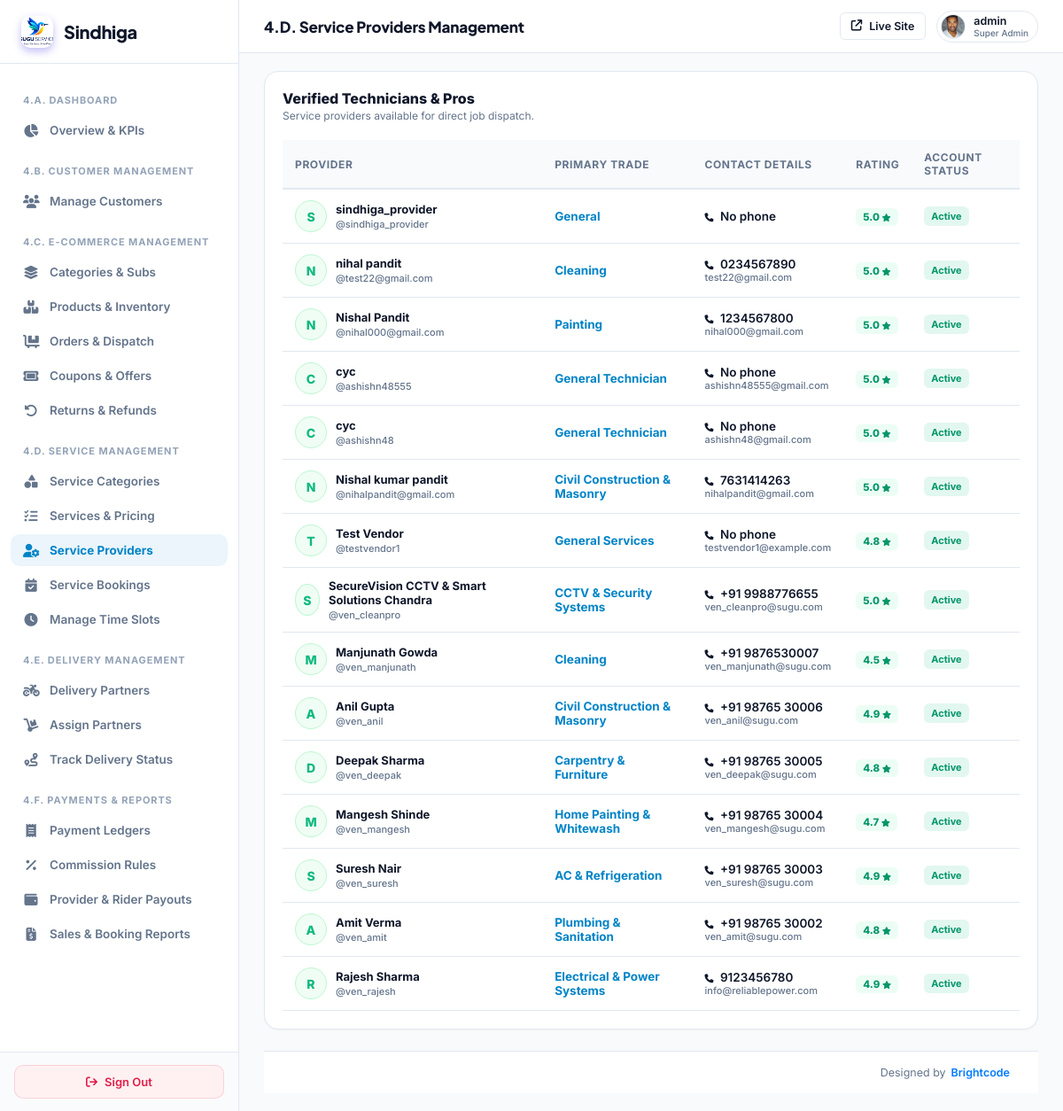
Page /super-admin/services/providers/ (signed in) on the committed database.
### myapp/models.py (models this page shows, shortened)
class CustomUser(AbstractUser):
    ROLE_CHOICES = (
        ('ADMIN', 'Admin'),
        ('SERVICE_PROVIDER', 'Service Provider'),
        ('VENDOR', 'Vendor / Service Provider'),
        ('DELIVERY_PARTNER', 'Delivery Partner'),
        ('CUSTOMER', 'Customer'),
        ('USER', 'User / Customer'),
    )
    role = models.CharField(max_length=25, choices=ROLE_CHOICES, default='CUSTOMER')
    assigned_state = models.CharField(max_length=100, blank=True, null=True, help_text="Assigned State/Territory for Area Admin")
    assigned_city = models.CharField(max_length=100, blank=True, null=True, help_text="Assigned City (optional) for Area Admin")

class UserProfile(models.Model):
    user = models.OneToOneField(CustomUser, on_delete=models.CASCADE, related_name='user_profile')
    phone_number = models.CharField(max_length=20, blank=True, null=True)
    city = models.CharField(max_length=100, blank=True, null=True)
    state = models.CharField(max_length=100, blank=True, null=True)
    profile_image = models.ImageField(upload_to='user_profiles/', null=True, blank=True)

class VendorProfile(models.Model):
    user = models.OneToOneField(CustomUser, on_delete=models.CASCADE, related_name='vendor_profile')
    vendor_code = models.CharField(max_length=50, unique=True, null=True, blank=True)
    mobile = models.CharField(max_length=20, null=True, blank=True)
    company_name = models.CharField(max_length=255, blank=True, null=True)
    category = models.CharField(max_length=500, default='General')
    location = models.CharField(max_length=255)
    VENDOR_TYPE_CHOICES = (
        ('vendor', 'Vendor'),
        ('company', 'Company Vendor'),
    )
    vendor_type = models.CharField(max_length=20, choices=VENDOR_TYPE_CHOICES, default='vendor')
    employee_code = models.CharField(max_length=50, null=True, blank=True)
    employee_details = models.TextField(null=True, blank=True)
    dob = models.DateField(null=True, blank=True)
    gender = models.CharField(max_length=20, null=True, blank=True)
    address = models.TextField(null=True, blank=True)
    city = models.CharField(max_length=100, null=True, blank=True, help_text="Operating city")
    latitude = models.DecimalField(max_digits=9, decimal_places=6, null=True, blank=True, help_text="Vendor location latitude")
    longitude = models.DecimalField(max_digits=9, decimal_places=6, null=True, blank=True, help_text="Vendor location longitude")
    experience = models.IntegerField(default=0)
    id_proof = models.CharField(max_length=100, null=True, blank=True)
    profile_image = models.ImageField(upload_to='vendor_profiles/', null=True, blank=True)
    about = models.TextField(null=True, blank=True)
    rating = models.DecimalField(max_digits=3, decimal_places=1, default=0.0)
    available_bids = models.IntegerField(default=5)
    registered_date = models.DateTimeField(default=timezone.now)
    is_online = models.BooleanField(default=True, help_text="Is vendor currently accepting bookings?")
    working_hours = models.JSONField(
        default=dict,
        blank=True,
        help_text=(
            "Vendor-managed weekly schedule, custom arrival slots, booking limits, "
            "date-specific days off, and unavailable slots."
        ),
    )

### myapp/sindhiga_superadmin_canonical_views.py (the view)
# urls.py: path('super-admin/services/providers/', canon_admin.super_admin_service_providers, name='super_admin_service_providers'),
@user_passes_test(super_admin_check, login_url='/super-admin/login/')
def super_admin_service_providers(request):
    providers_qs = CustomUser.objects.filter(role__in=['SERVICE_PROVIDER', 'VENDOR']).select_related('vendor_profile').order_by('-date_joined')
    return render(request, 'superadmin/service_providers.html', {'providers': providers_qs})

### myapp/sindhiga_superadmin_canonical_views.py (called while the page is built)
def super_admin_check(user):
    return user.is_authenticated and (user.is_superuser or user.is_staff or getattr(user, 'role', '') == 'ADMIN')

### templates/superadmin/service_providers.html (shortened to what this page needs)
{% extends 'superadmin/base.html' %}
{% block header_title %}4.D. Service Providers Management{% endblock %}
{% block content %}
<div class="card" style="padding: 20px;">
  <div style="display: flex; justify-content: space-between; align-items: center; margin-bottom: 20px;">
    <div>
      <h3 style="font-size: 16px; font-weight: 800; color: var(--text-main); margin: 0;">Verified Technicians &amp; Pros</h3>
      <p style="font-size: 12px; color: var(--text-muted); margin: 2px 0 0;">Service providers available for direct job dispatch.</p>
    </div>
  </div>
  <div style="overflow-x: auto;">
    <table class="data-table" style="width: 100%; border-collapse: collapse; font-size: 13px;">
      <thead>
        <tr style="border-bottom: 2px solid var(--border); text-align: left; background: #f8fafc;">
          <th style="padding: 12px 14px; font-weight: 700; color: var(--text-muted);">Provider</th>
          <th style="padding: 12px 14px; font-weight: 700; color: var(--text-muted);">Primary Trade</th>
          <th style="padding: 12px 14px; font-weight: 700; color: var(--text-muted);">Contact Details</th>
          <th style="padding: 12px 14px; font-weight: 700; color: var(--text-muted);">Rating</th>
          <th style="padding: 12px 14px; font-weight: 700; color: var(--text-muted);">Account Status</th>
        </tr>
      </thead>
      <tbody>
        {% for p in providers %}
        <tr style="border-bottom: 1px solid var(--border);">
          <td style="padding: 12px 14px;">
            <div style="display: flex; align-items: center; gap: 10px;">
              <div style="width: 36px; height: 36px; border-radius: 50%; background: #f0fdf4; color: #10b981; border: 1px solid #bbf7d0; display: flex; align-items: center; justify-content: center; font-weight: 800; font-size: 14px;">
                {{ p.first_name|default:p.username|slice:":1"|upper }}
              </div>
              <div>
                <strong style="font-size: 13px; color: var(--text-main); display: block;">{{ p.get_full_name|default:p.username }}</strong>
                <span style="font-size: 11px; color: var(--text-muted);">@{{ p.username }}</span>
              </div>
            </div>
          </td>
          <td style="padding: 12px 14px; font-weight: 700; color: var(--accent);">
            {{ p.vendor_profile.category|default:"General Technician" }}
          </td>
          <td style="padding: 12px 14px;">
            <div style="font-weight: 600; color: var(--text-main);"><i class="fa-solid fa-phone" style="font-size: 10px; margin-right: 4px;"></i> {{ p.vendor_profile.phone_number|default:p.user_profile.phone_number|default:"No phone" }}</div>
            <div style="font-size: 11px; color: var(--text-muted);">{{ p.email }}</div>
          </td>
          <td style="padding: 12px 14px;">
            <span style="background: #ecfdf5; color: #059669; font-weight: 800; font-size: 11.5px; padding: 3px 8px; border-radius: 6px;">
              {{ p.vendor_profile.rating|default:"5.0" }} <i class="fa-solid fa-star" style="font-size: 9px;"></i>
            </span>
          </td>
          <td style="padding: 12px 14px;">
            {% if p.is_active %}
              <span class="badge" style="background: rgba(16,185,129,0.12); color: #059669; padding: 4px 8px; border-radius: 6px; font-weight: 700; font-size: 11px;">Active</span>
            {% else %}
              <span class="badge" style="background: rgba(239,68,68,0.12); color: #dc2626; padding: 4px 8px; border-radius: 6px; font-weight: 700; font-size: 11px;">Suspended</span>
            {% endif %}
          </td>
        </tr>
        {% empty %}
        <tr>
          <td colspan="5" style="text-align: center; padding: 32px; color: var(--text-muted);">No service providers registered yet.</td>
        </tr>
        {% endfor %}
      </tbody>
    </table>
  </div>
</div>
{% endblock %}

### templates/superadmin/base.html (shortened to what this page needs)
{% load static %}
<!DOCTYPE html>
<html lang="en">
<head>
  <link rel="stylesheet" href="https://cdnjs.cloudflare.com/ajax/libs/font-awesome/6.5.2/css/all.min.css">
</head>
<body>
  <aside class="sidebar">
    <a href="{% url 'super_admin_dashboard' %}" class="sidebar-brand">
      <div class="sidebar-brand-icon" style="background:transparent;padding:0;overflow:hidden;display:flex;align-items:center;justify-content:center;">
        <img src="{% static 'images/logo.png' %}" alt="Sindhiga" style="height:36px;width:auto;object-fit:contain;">
      </div>
      <span>Sindhiga</span>
    </a>
    <div class="sidebar-nav">
      <div class="nav-section">4.A. Dashboard</div>
      <a href="{% url 'super_admin_dashboard' %}" class="nav-item {% if request.path == '/super-admin/' %}active{% endif %}">
        <i class="fa-solid fa-chart-pie"></i>
        <span>Overview &amp; KPIs</span>
      </a>
      <div class="nav-section">4.B. Customer Management</div>
      <a href="{% url 'super_admin_customers' %}" class="nav-item {% if '/super-admin/customers' in request.path %}active{% endif %}">
        <i class="fa-solid fa-users"></i>
        <span>Manage Customers</span>
      </a>
      <div class="nav-section">4.C. E-Commerce Management</div>
      <a href="{% url 'super_admin_ecom_categories' %}" class="nav-item {% if '/super-admin/ecom/categories' in request.path %}active{% endif %}">
        <i class="fa-solid fa-layer-group"></i>
        <span>Categories &amp; Subs</span>
      </a>
      <a href="{% url 'super_admin_ecom_products' %}" class="nav-item {% if '/super-admin/ecom/products' in request.path %}active{% endif %}">
        <i class="fa-solid fa-boxes-stacked"></i>
        <span>Products &amp; Inventory</span>
      </a>
      <a href="{% url 'super_admin_ecom_orders' %}" class="nav-item {% if '/super-admin/ecom/orders' in request.path %}active{% endif %}">
        <i class="fa-solid fa-cart-flatbed"></i>
        <span>Orders &amp; Dispatch</span>
      </a>
      <a href="{% url 'super_admin_ecom_coupons' %}" class="nav-item {% if '/super-admin/ecom/coupons' in request.path %}active{% endif %}">
        <i class="fa-solid fa-ticket"></i>
        <span>Coupons &amp; Offers</span>
      </a>
      <a href="{% url 'super_admin_ecom_returns' %}" class="nav-item {% if '/super-admin/ecom/returns' in request.path %}active{% endif %}">
        <i class="fa-solid fa-rotate-left"></i>
        <span>Returns &amp; Refunds</span>
      </a>
      <div class="nav-section">4.D. Service Management</div>
      <a href="{% url 'super_admin_service_categories' %}" class="nav-item {% if '/super-admin/services/categories' in request.path %}active{% endif %}">
        <i class="fa-solid fa-shapes"></i>
        <span>Service Categories</span>
      </a>
      <a href="{% url 'super_admin_service_catalog' %}" class="nav-item {% if '/super-admin/services/catalog' in request.path %}active{% endif %}">
        <i class="fa-solid fa-list-check"></i>
        <span>Services &amp; Pricing</span>
      </a>
      <a href="{% url 'super_admin_service_providers' %}" class="nav-item {% if '/super-admin/services/providers' in request.path %}active{% endif %}">
        <i class="fa-solid fa-user-gear"></i>
        <span>Service Providers</span>
      </a>
      <a href="{% url 'super_admin_service_bookings' %}" class="nav-item {% if '/super-admin/services/bookings' in request.path %}active{% endif %}">
        <i class="fa-solid fa-calendar-check"></i>
        <span>Service Bookings</span>
      </a>
      <a href="{% url 'super_admin_service_time_slots' %}" class="nav-item {% if '/super-admin/services/time-slots' in request.path %}active{% endif %}">
        <i class="fa-solid fa-clock"></i>
        <span>Manage Time Slots</span>
      </a>
      <div class="nav-section">4.E. Delivery Management</div>
      <a href="{% url 'super_admin_delivery_partners' %}" class="nav-item {% if '/super-admin/delivery/partners' in request.path %}active{% endif %}">
        <i class="fa-solid fa-motorcycle"></i>
        <span>Delivery Partners</span>
      </a>
      <a href="{% url 'super_admin_delivery_assignments' %}" class="nav-item {% if '/super-admin/delivery/assignments' in request.path %}active{% endif %}">
        <i class="fa-solid fa-dolly"></i>
        <span>Assign Partners</span>
      </a>
      <a href="{% url 'super_admin_delivery_tracking' %}" class="nav-item {% if '/super-admin/delivery/tracking' in request.path %}active{% endif %}">
        <i class="fa-solid fa-route"></i>
        <span>Track Delivery Status</span>
      </a>
      <div class="nav-section">4.F. Payments &amp; Reports</div>
      <a href="{% url 'super_admin_payments' %}" class="nav-item {% if '/super-admin/payments' in request.path %}active{% endif %}">
        <i class="fa-solid fa-receipt"></i>
        <span>Payment Ledgers</span>
      </a>
      <a href="{% url 'super_admin_commissions' %}" class="nav-item {% if '/super-admin/commissions' in request.path %}active{% endif %}">
        <i class="fa-solid fa-percent"></i>
        <span>Commission Rules</span>
      </a>
      <a href="{% url 'super_admin_payouts' %}" class="nav-item {% if 'payouts' in request.path %}active{% endif %}">
        <i class="fa-solid fa-wallet"></i>
        <span>Provider &amp; Rider Payouts</span>
      </a>
      <a href="{% url 'super_admin_reports' %}" class="nav-item {% if '/super-admin/reports' in request.path %}active{% endif %}">
        <i class="fa-solid fa-file-invoice-dollar"></i>
        <span>Sales &amp; Booking Reports</span>
      </a>
    </div>
    <div class="sidebar-footer">
      <a href="{% url 'logout' %}" class="btn-logout">
        <i class="fa-solid fa-arrow-right-from-bracket"></i>
        <span>Sign Out</span>
      </a>
    </div>
  </aside>
  <main class="main-area">
    <header class="header">
      <div class="header-title">
        {% block header_title %}Control Center{% endblock %}
      </div>
      <div class="header-actions">
        <a href="/" target="_blank" class="btn btn-outline btn-sm" title="Preview Public Site">
          <i class="fa-solid fa-arrow-up-right-from-square"></i>
          <span>Live Site</span>
        </a>
        <div class="admin-profile" style="display: flex; align-items: center; gap: 9px; padding: 3px 10px 3px 4px; background: #ffffff; border-radius: 20px; border: 1px solid #e2e8f0;">
          {% if request.user.user_profile.profile_image %}
            <img src="{{ request.user.user_profile.profile_image.url }}" alt="{{ request.user.username }}" style="width: 28px; height: 28px; border-radius: 50%; object-fit: cover; border: 1px solid #e2e8f0; flex-shrink: 0;">
          {% else %}
            <div class="avatar" style="width: 28px; height: 28px; font-size: 12px; background: #f1f5f9; color: #475569; border: 1px solid #e2e8f0;">
              {{ request.user.username|slice:":1"|upper }}
            </div>
          {% endif %}
          <div style="font-size: 12.5px; font-weight: 600; color: #0f172a; line-height: 1.2;">
            {{ request.user.username }}
            <span style="display: block; font-size: 10px; color: #64748b; font-weight: 500;">Super Admin</span>
          </div>
        </div>
      </div>
    </header>
    <div class="content-wrapper" style="display:flex; flex-direction:column; min-height:calc(100vh - 64px);">
      <div class="content-container" style="flex:1;">
        {% block content %}{% endblock %}
      </div>
      <footer class="superadmin-footer" style="padding:16px 32px; background:#ffffff; border-top:1px solid #e2e8f0; display:flex; justify-content:flex-end; align-items:center; font-size:12.5px; color:#64748b; margin-top:auto;">
        <div style="display:flex; align-items:center; gap:6px;">
          <span>Designed by</span>
          <a href="https://www.brightcodess.com/" target="_blank" rel="noopener noreferrer" style="display:inline-flex; align-items:center; text-decoration:none;">
            <span style="display:none; color:#007bff; font-weight:600;">Brightcode</span>
          </a>
        </div>
      </footer>
    </div>
  </main>
</body>
</html>

### rows in the picture
CustomUser: user.user_profile.profile_image (picture), user.username "admin"
CustomUser: first_name "S", get_full_name "sindhiga_provider", username "sindhiga_provider", vendor_profile.category "General", vendor_profile.phone_number "No phone", vendor_profile.rating "5.0", is_active "Active"
CustomUser: first_name "N", get_full_name "nihal pandit", username "test22@gmail.com", vendor_profile.category "Cleaning", vendor_profile.phone_number "0234567890", email "test22@gmail.com", vendor_profile.rating "5.0", is_active "Active"
CustomUser: first_name "N", get_full_name "Nishal Pandit", username "nihal000@gmail.com", vendor_profile.category "Painting", vendor_profile.phone_number "1234567800", email "nihal000@gmail.com", vendor_profile.rating "5.0", is_active "Active"
CustomUser: first_name "C", get_full_name "cyc", username "ashishn48555", vendor_profile.category "General Technician", vendor_profile.phone_number "No phone", email "ashishn48555@gmail.com", vendor_profile.rating "5.0", is_active "Active"
CustomUser: first_name "C", get_full_name "cyc", username "ashishn48", vendor_profile.category "General Technician", vendor_profile.phone_number "No phone", email "ashishn48@gmail.com", vendor_profile.rating "5.0", is_active "Active"
CustomUser: first_name "N", get_full_name "Nishal kumar pandit", username "nihalpandit@gmail.com", vendor_profile.category "Civil Construction & Masonry", vendor_profile.phone_number "7631414263", email "nihalpandit@gmail.com", vendor_profile.rating "5.0", is_active "Active"
CustomUser: first_name "T", get_full_name "Test Vendor", username "testvendor1", vendor_profile.category "General Services", vendor_profile.phone_number "No phone", email "testvendor1@example.com", vendor_profile.rating "4.8", is_active "Active"
CustomUser: first_name "S", get_full_name "SecureVision CCTV & Smart Solutions Chandra", username "ven_cleanpro", vendor_profile.category "CCTV & Security Systems", vendor_profile.phone_number "+91 9988776655", email "ven_cleanpro@sugu.com", vendor_profile.rating "5.0", is_active "Active"
CustomUser: first_name "M", get_full_name "Manjunath Gowda", username "ven_manjunath", vendor_profile.category "Cleaning", vendor_profile.phone_number "+91 9876530007", email "ven_manjunath@sugu.com", vendor_profile.rating "4.5", is_active "Active"
CustomUser: first_name "A", get_full_name "Anil Gupta", username "ven_anil", vendor_profile.category "Civil Construction & Masonry", vendor_profile.phone_number "+91 98765 30006", email "ven_anil@sugu.com", vendor_profile.rating "4.9", is_active "Active"
CustomUser: first_name "D", get_full_name "Deepak Sharma", username "ven_deepak", vendor_profile.category "Carpentry & Furniture", vendor_profile.phone_number "+91 98765 30005", email "ven_deepak@sugu.com", vendor_profile.rating "4.8", is_active "Active"
CustomUser: first_name "M", get_full_name "Mangesh Shinde", username "ven_mangesh", vendor_profile.category "Home Painting & Whitewash", vendor_profile.phone_number "+91 98765 30004", email "ven_mangesh@sugu.com", vendor_profile.rating "4.7", is_active "Active"
CustomUser: first_name "S", get_full_name "Suresh Nair", username "ven_suresh", vendor_profile.category "AC & Refrigeration", vendor_profile.phone_number "+91 98765 30003", email "ven_suresh@sugu.com", vendor_profile.rating "4.9", is_active "Active"
CustomUser: first_name "A", get_full_name "Amit Verma", username "ven_amit", vendor_profile.category "Plumbing & Sanitation", vendor_profile.phone_number "+91 98765 30002", email "ven_amit@sugu.com", vendor_profile.rating "4.8", is_active "Active"
CustomUser: first_name "R", get_full_name "Rajesh Sharma", username "ven_rajesh", vendor_profile.category "Electrical & Power Systems", vendor_profile.phone_number "9123456780", email "info@reliablepower.com", vendor_profile.rating "4.9", is_active "Active"
